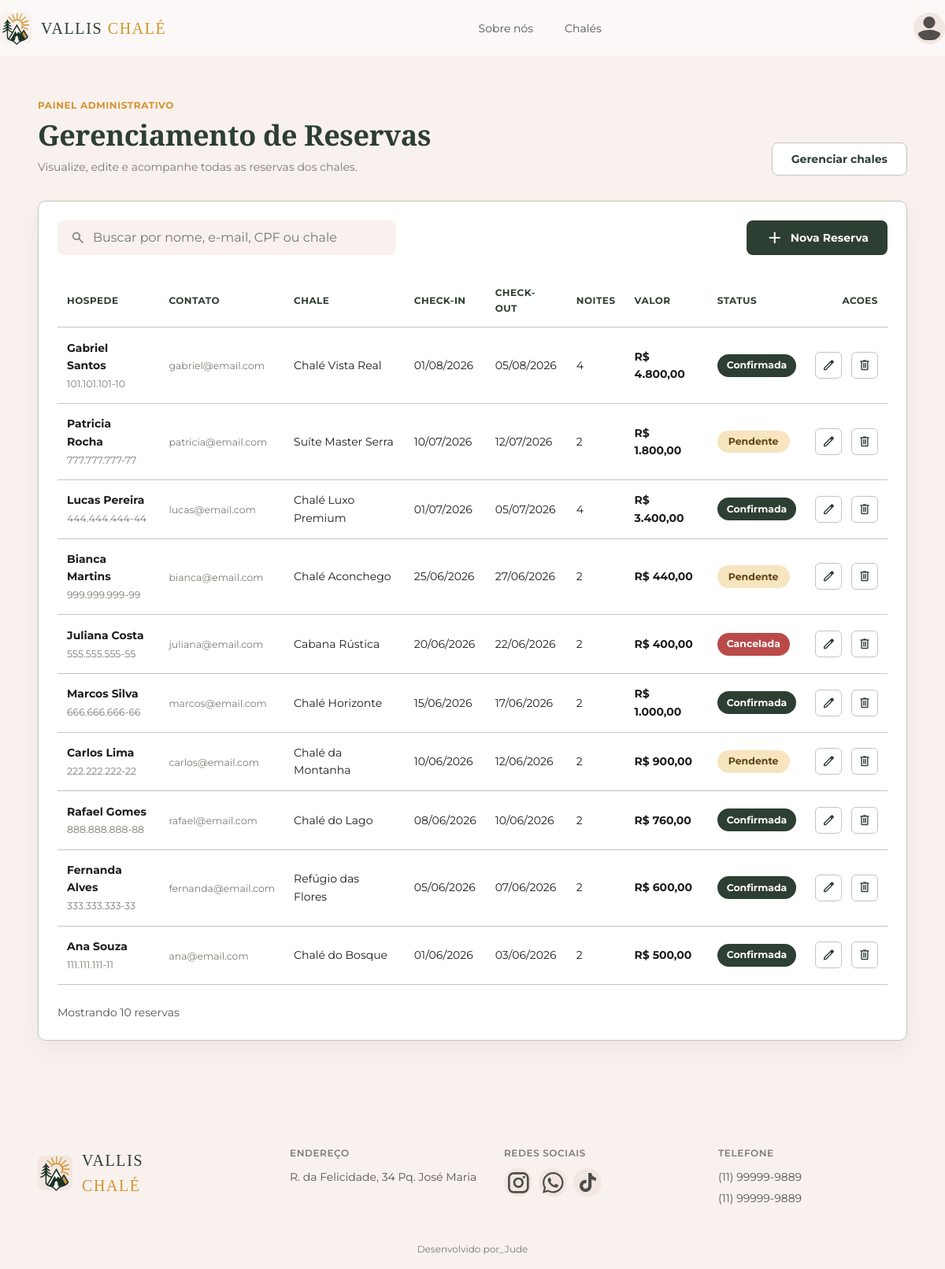
/pages/gerenciamento.php (signed in), run on the app's committed database.
### tables this page shows
CREATE TABLE reserva (
    id INT AUTO_INCREMENT PRIMARY KEY,
    id_chale INT NOT NULL,
    id_cliente VARCHAR(14) NOT NULL,
    data_inicio DATE NOT NULL,
    data_fim DATE NOT NULL,
    status VARCHAR(50),
    FOREIGN KEY (id_chale) REFERENCES chale(id),
    FOREIGN KEY (id_cliente) REFERENCES cliente(cpf) 
);

CREATE TABLE cliente (
    cpf VARCHAR(14) PRIMARY KEY,
    nome VARCHAR(100) NOT NULL,
    email VARCHAR(100) NOT NULL UNIQUE
);

CREATE TABLE chale (
    id INT AUTO_INCREMENT PRIMARY KEY,
    nome VARCHAR(100) NOT NULL,
    descricao TEXT,
    imagem_url VARCHAR(255),
    preco_diaria DECIMAL(10,2) NOT NULL,
    datas_disponiveis JSON,
    disponibilidade BOOLEAN DEFAULT TRUE,
    categoria_id INT,
    FOREIGN KEY (categoria_id) REFERENCES categorias_chale(id)
);

### pages/gerenciamento.php (the view, shortened to what this page needs)
<?php
require_once '../config.php';
function normalize_cpf(string $cpf): string
{
    return preg_replace('/\D/', '', $cpf);
}
function format_cpf(string $cpf): string
{
    $digits = normalize_cpf($cpf);
    return substr($digits, 0, 3) . '.' . substr($digits, 3, 3) . '.' . substr($digits, 6, 3) . '-' . substr($digits, 9, 2);
}
function format_date_br(?string $date): string
{
    return date('d/m/Y', strtotime($date));
}
$reservas = [];
$chales = [];
try {
    $reservas = $pdo->query(
        'SELECT
            r.id,
            r.id_chale,
            r.id_cliente,
            r.data_inicio,
            r.data_fim,
            r.status,
            c.nome AS cliente_nome,
            c.email AS cliente_email,
            ch.nome AS chale_nome,
            ch.preco_diaria,
            DATEDIFF(r.data_fim, r.data_inicio) AS noites
         FROM reserva r
         INNER JOIN cliente c ON r.id_cliente = c.cpf
         INNER JOIN chale ch ON r.id_chale = ch.id
         ORDER BY r.data_inicio DESC, r.id DESC'
    )->fetchAll();
    $chales = $pdo->query('SELECT id, nome, preco_diaria FROM chale ORDER BY nome')->fetchAll();
} catch (PDOException $e) {
    $databaseWarning = 'As tabelas de reservas ainda nao foram encontradas. Importe os arquivos database/banco.sql e database/insert.sql para usar o painel.';
}
?>
<!doctype html>
<html lang="pt-BR">
  <head>
    <link rel="stylesheet" href="../frontEnd/styles/tokens.css" />
    <link rel="stylesheet" href="../frontEnd/styles/global.css" />
    <link rel="stylesheet" href="../frontEnd/styles/sections/nav.css" />
    <link rel="stylesheet" href="../frontEnd/styles/sections/footer.css" />
    <link rel="stylesheet" href="../frontEnd/styles/sections/gerenciamento.css" />
  </head>
  <body class="management-page">
    <?php include '../frontEnd/includes/nav.inc.php'; ?>
    <main class="management-main container">
      <header class="management-header">
        <div>
          <span class="management-eyebrow">Painel administrativo</span>
          <h1>Gerenciamento de Reservas</h1>
          <p>Visualize, edite e acompanhe todas as reservas dos chales.</p>
        </div>
        <a class="management-link" href="criar-chale.php">Gerenciar chales</a>
      </header>
      <section class="table-card" aria-labelledby="reservas-title">
        <div class="table-actions">
          <div class="search-box">
            <span class="material-symbols-outlined icon-search" aria-hidden="true">search</span>
            <input id="searchInput" type="search" placeholder="Buscar por nome, e-mail, CPF ou chale" aria-label="Buscar reservas" />
          </div>
          <button class="btn-primary" type="button" onclick="openModal('modalNovaReserva')" <?= $chales ? '' : 'disabled title="Cadastre ou importe chales antes de criar reservas"' ?>>
            <span class="material-symbols-outlined" aria-hidden="true">add</span>
            Nova Reserva
          </button>
        </div>
        <div class="table-container">
          <table>
            <thead>
              <tr>
                <th>Hospede</th>
                <th>Contato</th>
                <th>Chale</th>
                <th>Check-in</th>
                <th>Check-out</th>
                <th>Noites</th>
                <th>Valor</th>
                <th>Status</th>
                <th class="text-right">Acoes</th>
              </tr>
            </thead>
            <tbody id="tabelaReservasBody">
              <?php foreach ($reservas as $reserva): ?>
                <?php
                  $noites = max((int) $reserva['noites'], 0);
                  $valorTotal = $noites * (float) $reserva['preco_diaria'];
                  $statusClass = strtolower(str_replace(' ', '', $reserva['status'] ?? 'pendente'));
                ?>
                <tr data-search="<?= htmlspecialchars(strtolower($reserva['cliente_nome'] . ' ' . $reserva['cliente_email'] . ' ' . $reserva['id_cliente'] . ' ' . $reserva['chale_nome'] . ' ' . $reserva['status']), ENT_QUOTES, 'UTF-8') ?>">
                  <td>
                    <strong><?= htmlspecialchars($reserva['cliente_nome'], ENT_QUOTES, 'UTF-8') ?></strong>
                    <span class="table-muted"><?= htmlspecialchars(format_cpf($reserva['id_cliente']), ENT_QUOTES, 'UTF-8') ?></span>
                  </td>
                  <td>
                    <div class="contact-info">
                      <span><?= htmlspecialchars($reserva['cliente_email'], ENT_QUOTES, 'UTF-8') ?></span>
                    </div>
                  </td>
                  <td><?= htmlspecialchars($reserva['chale_nome'], ENT_QUOTES, 'UTF-8') ?></td>
                  <td><?= htmlspecialchars(format_date_br($reserva['data_inicio']), ENT_QUOTES, 'UTF-8') ?></td>
                  <td><?= htmlspecialchars(format_date_br($reserva['data_fim']), ENT_QUOTES, 'UTF-8') ?></td>
                  <td><?= $noites ?></td>
                  <td><strong>R$ <?= number_format($valorTotal, 2, ',', '.') ?></strong></td>
                  <td><span class="badge <?= htmlspecialchars($statusClass, ENT_QUOTES, 'UTF-8') ?>"><?= htmlspecialchars($reserva['status'], ENT_QUOTES, 'UTF-8') ?></span></td>
                  <td class="actions-cell">
                    <button
                      class="btn-action"
                      type="button"
                      title="Editar"
                      onclick='openEditModal(<?= json_encode($reserva, JSON_HEX_TAG | JSON_HEX_APOS | JSON_HEX_QUOT | JSON_HEX_AMP) ?>)'
                    >
                      <span class="material-symbols-outlined" aria-hidden="true">edit</span>
                    </button>
                    <button
                      class="btn-action"
                      type="button"
                      title="Excluir"
                      onclick='openDeleteModal(<?= (int) $reserva['id'] ?>, <?= json_encode($reserva['cliente_nome'], JSON_HEX_TAG | JSON_HEX_APOS | JSON_HEX_QUOT | JSON_HEX_AMP) ?>)'
                    >
                      <span class="material-symbols-outlined" aria-hidden="true">delete</span>
                    </button>
                  </td>
                </tr>
              <?php endforeach; ?>
            </tbody>
          </table>
        </div>
        <footer class="table-footer">
          <p>Mostrando <span id="contadorReservas"><?= count($reservas) ?></span> reservas</p>
        </footer>
      </section>
    </main>
    <?php include '../frontEnd/includes/footer.inc.php'; ?>
  </body>
</html>

### frontEnd/styles/tokens.css (style rules this page uses)
:root { --primary: #2D3E33; --primary-container: #4a6350; --on-primary: #fcf9f8; --secondary: #D5932E; --secondary-container: #d9b67a; --on-secondary: #fcf9f8; --accent: #f4c65a; --accent-hover: #e8b73e; --surface: #fcf9f8; --surface-dim: #f5ebe6; --surface-bright: #ffffff; --surface-container-lowest: #ffffff; --surface-container-low: #f8f1ed; --surface-container: #f2e7e0; --surface-container-high: #ecdcd1; --surface-container-highest: #e3cfc2; --light-start: #ffffff; --light-end: #e0e0e0; --light-text: #333333; --surface-variant: #e0d8d2; --on-surface: #1b1c1c; --on-surface-variant: #55564f; --on-surface-muted: #7a7b74; --outline: #85857e; --outline-variant: #c5c4be; --shadow-ambient: 0px 20px 40px rgba(27, 28, 28, 0.06); --shadow-soft: 0px 12px 32px rgba(27, 28, 28, 0.05); --radius-sm: 0.375rem; --radius-md: 0.5rem; --radius-lg: 0.625rem; --radius-xl: 0.75rem; --radius-2xl: 1rem; --radius-pill: 999px; --font-heading: "Libre Baskerville", Georgia, "Times New Roman", serif; --font-body: "Montserrat", -apple-system, BlinkMacSystemFont, "Segoe UI", sans-serif; --display-lg: clamp(2.5rem, 5vw + 1rem, 4.5rem); --display-md: clamp(2rem, 3.5vw + 1rem, 3.25rem); --display-sm: clamp(1.75rem, 2vw + 1rem, 2.25rem); --title-lg: 1.5rem; --title-md: 1.25rem; --body-lg: 1.125rem; --body-md: 1rem; --body-sm: 0.875rem; --label-md: 0.75rem; --space-1: 0.25rem; --space-2: 0.5rem; --space-3: 0.75rem; --space-4: 1rem; --space-5: 1.5rem; --space-6: 2rem; --space-7: 2.5rem; --space-8: 3rem; --space-9: 4rem; --space-10: 6rem; --space-11: 8rem; --container-max: 1200px; --container-gutter: clamp(2rem, 4vw, 3rem); }

### frontEnd/styles/global.css (style rules this page uses)
*, *::before, *::after { box-sizing: border-box; }
html { scroll-behavior: smooth; }
body { margin: 0; font-family: var(--font-body); font-size: var(--body-md); line-height: 1.6; color: var(--on-surface); background-color: var(--surface); -webkit-font-smoothing: antialiased; text-rendering: optimizeLegibility; }
a { color: inherit; text-decoration: none; }
h1, h2, h3, h4 { font-family: var(--font-heading); font-weight: 500; color: var(--on-surface); line-height: 1.15; letter-spacing: -0.01em; margin: 0; }
p { margin: 0 0 var(--space-4); color: var(--on-surface-variant); }
.container { width: 100%; max-width: var( --container-max ); margin: 0 auto; padding: 0 var(--container-gutter); }

### data on the page
reserva: id_cliente.nome "Gabriel Santos", id_cliente "101.101.101-10", id_cliente.email "gabriel@email.com", id_chale.nome "Chalé Vista Real", data_inicio "01/08/2026", data_fim "05/08/2026", noites "4", valorTotal "4.800,00", status "Confirmada"
reserva: id_cliente.nome "Patricia Rocha", id_cliente "777.777.777-77", id_cliente.email "patricia@email.com", id_chale.nome "Suíte Master Serra", data_inicio "10/07/2026", data_fim "12/07/2026", noites "2", valorTotal "1.800,00", status "Pendente"
reserva: id_cliente.nome "Lucas Pereira", id_cliente "444.444.444-44", id_cliente.email "lucas@email.com", id_chale.nome "Chalé Luxo Premium", data_inicio "01/07/2026", data_fim "05/07/2026", noites "4", valorTotal "3.400,00", status "Confirmada"
reserva: id_cliente.nome "Bianca Martins", id_cliente "999.999.999-99", id_cliente.email "bianca@email.com", id_chale.nome "Chalé Aconchego", data_inicio "25/06/2026", data_fim "27/06/2026", noites "2", valorTotal "440,00", status "Pendente"
reserva: id_cliente.nome "Juliana Costa", id_cliente "555.555.555-55", id_cliente.email "juliana@email.com", id_chale.nome "Cabana Rústica", data_inicio "20/06/2026", data_fim "22/06/2026", noites "2", valorTotal "400,00", status "Cancelada"
reserva: id_cliente.nome "Marcos Silva", id_cliente "666.666.666-66", id_cliente.email "marcos@email.com", id_chale.nome "Chalé Horizonte", data_inicio "15/06/2026", data_fim "17/06/2026", noites "2", valorTotal "1.000,00", status "Confirmada"
reserva: id_cliente.nome "Carlos Lima", id_cliente "222.222.222-22", id_cliente.email "carlos@email.com", id_chale.nome "Chalé da Montanha", data_inicio "10/06/2026", data_fim "12/06/2026", noites "2", valorTotal "900,00", status "Pendente"
reserva: id_cliente.nome "Rafael Gomes", id_cliente "888.888.888-88", id_cliente.email "rafael@email.com", id_chale.nome "Chalé do Lago", data_inicio "08/06/2026", data_fim "10/06/2026", noites "2", valorTotal "760,00", status "Confirmada"
reserva: id_cliente.nome "Fernanda Alves", id_cliente "333.333.333-33", id_cliente.email "fernanda@email.com", id_chale.nome "Refúgio das Flores", data_inicio "05/06/2026", data_fim "07/06/2026", noites "2", valorTotal "600,00", status "Confirmada"
reserva: id_cliente.nome "Ana Souza", id_cliente "111.111.111-11", id_cliente.email "ana@email.com", id_chale.nome "Chalé do Bosque", data_inicio "01/06/2026", data_fim "03/06/2026", noites "2", valorTotal "500,00", status "Confirmada"

### other printed values
count($reservas) "10"
